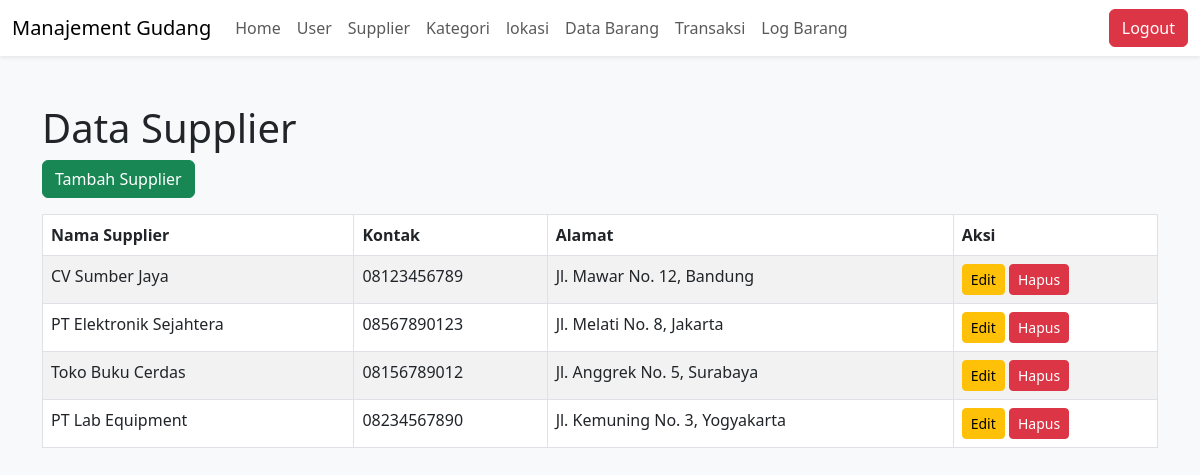
The page /data_supplier.php (signed in) on the database as committed earlier.
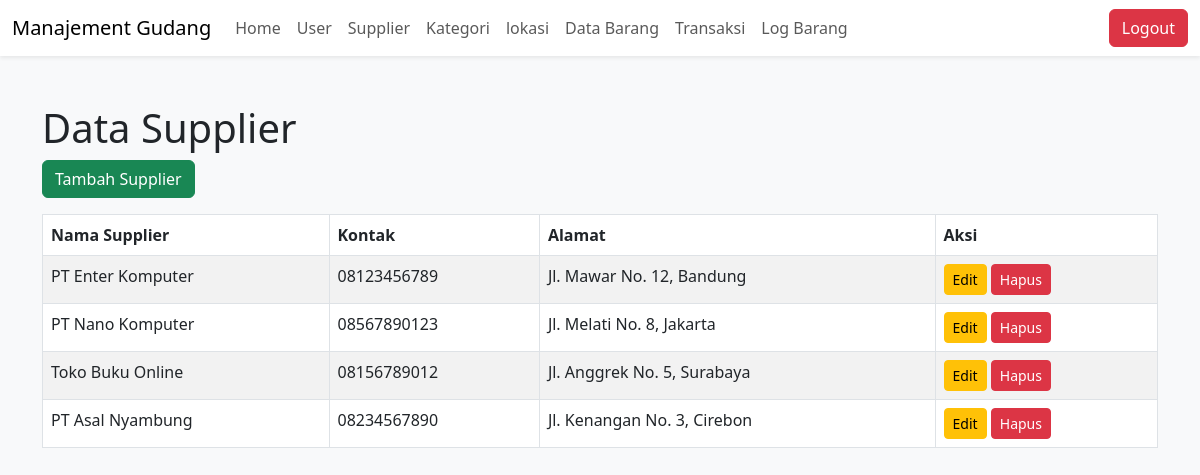
The same page on the database as committed later.
### tables this page shows
CREATE TABLE supplier (
    id INT AUTO_INCREMENT PRIMARY KEY,
    nama_supplier VARCHAR(100) NOT NULL,
    kontak VARCHAR(100),
    alamat TEXT
);

### data_supplier.php (the view, shortened to what this page needs)
<?php
include 'koneksi.php';
$query = "
    SELECT
        supplier.id,
        supplier.nama_supplier,
        supplier.kontak,
        supplier.alamat
    FROM
        supplier
";
$result = $conn->query($query);
?>
<!DOCTYPE html>
<html>
<head>
    <link href="https://cdn.jsdelivr.net/npm/bootstrap@5.3.0-alpha1/dist/css/bootstrap.min.css" rel="stylesheet">
</head>
<body class="bg-light">
    <nav class="navbar navbar-expand-lg navbar-light bg-white shadow-sm">
        <div class="container-fluid">
            <a class="navbar-brand" href="#">Manajement Gudang</a>
            <div class="collapse navbar-collapse" id="navbarNav">
            <?php
            include 'navbar.php';
            ?>
            </div>
            <button class="btn btn-danger" onclick="location.href='logout.php'">Logout</button>
        </div>
    </nav>
    <div class="container mt-5">
        <h1>Data Supplier</h1>
        <div class="mb-3">
            <button class="btn btn-success" onclick="location.href='tambah_supplier.php'">Tambah Supplier</button>
        </div>
        <table class="table table-bordered table-striped mt-3">
            <thead>
                <tr>
                    <th>Nama Supplier</th>
                    <th>Kontak</th>
                    <th>Alamat</th>
                    <th>Aksi</th>
                </tr>
            </thead>
            <tbody>
                <?php while ($row = $result->fetch_assoc()): ?>
                    <tr>
                        <td><?= $row['nama_supplier']; ?></td>
                        <td><?= $row['kontak']; ?></td>
                        <td><?= $row['alamat']; ?></td>
                        <td>
                            <button class="btn btn-warning btn-sm" onclick="location.href='edit_supplier.php?id=<?php echo $row['id']; ?>'">Edit</button>
                            <button class="btn btn-danger btn-sm" onclick="if(confirm('Yakin ingin menghapus?')) location.href='hapus_supplier.php?id=<?php echo $row['id']; ?>'">Hapus</button>
                        </td>
                    </tr>
                <?php endwhile; ?>
            </tbody>
        </table>
    </div>
</body>
</html>

Rows that differ between the two databases and show on the page:
changed supplier "Jl. Mawar No. 12, Bandung": nama_supplier "CV Sumber Jaya" → "PT Enter Komputer"
changed supplier "Jl. Melati No. 8, Jakarta": nama_supplier "PT Elektronik Sejahtera" → "PT Nano Komputer"
changed supplier "Jl. Anggrek No. 5, Surabaya": nama_supplier "Toko Buku Cerdas" → "Toko Buku Online"
changed supplier: nama_supplier "PT Lab Equipment" → "PT Asal Nyambung"; alamat "Jl. Kemuning No. 3, Yogyakarta" → "Jl. Kenangan No. 3, Cirebon"
